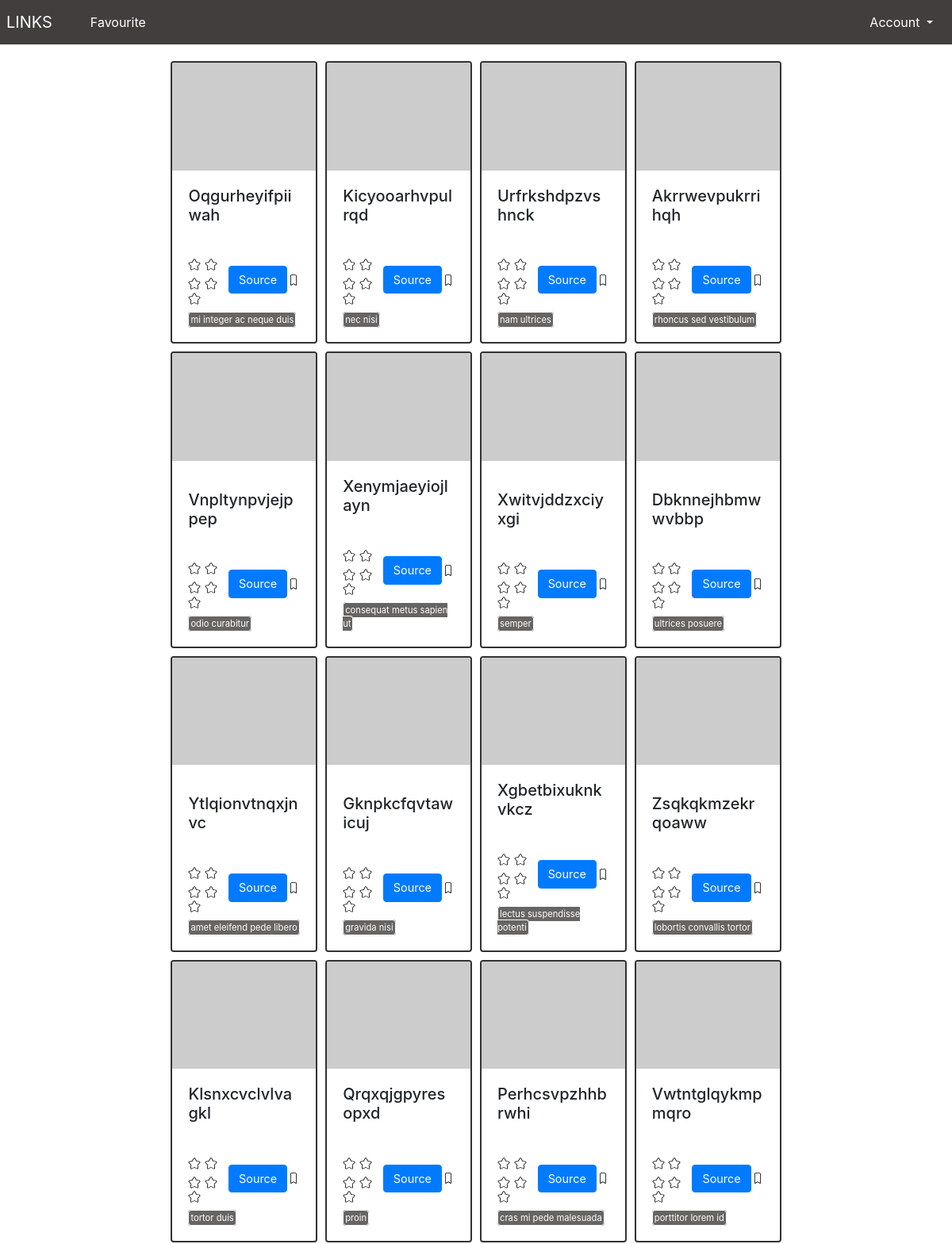
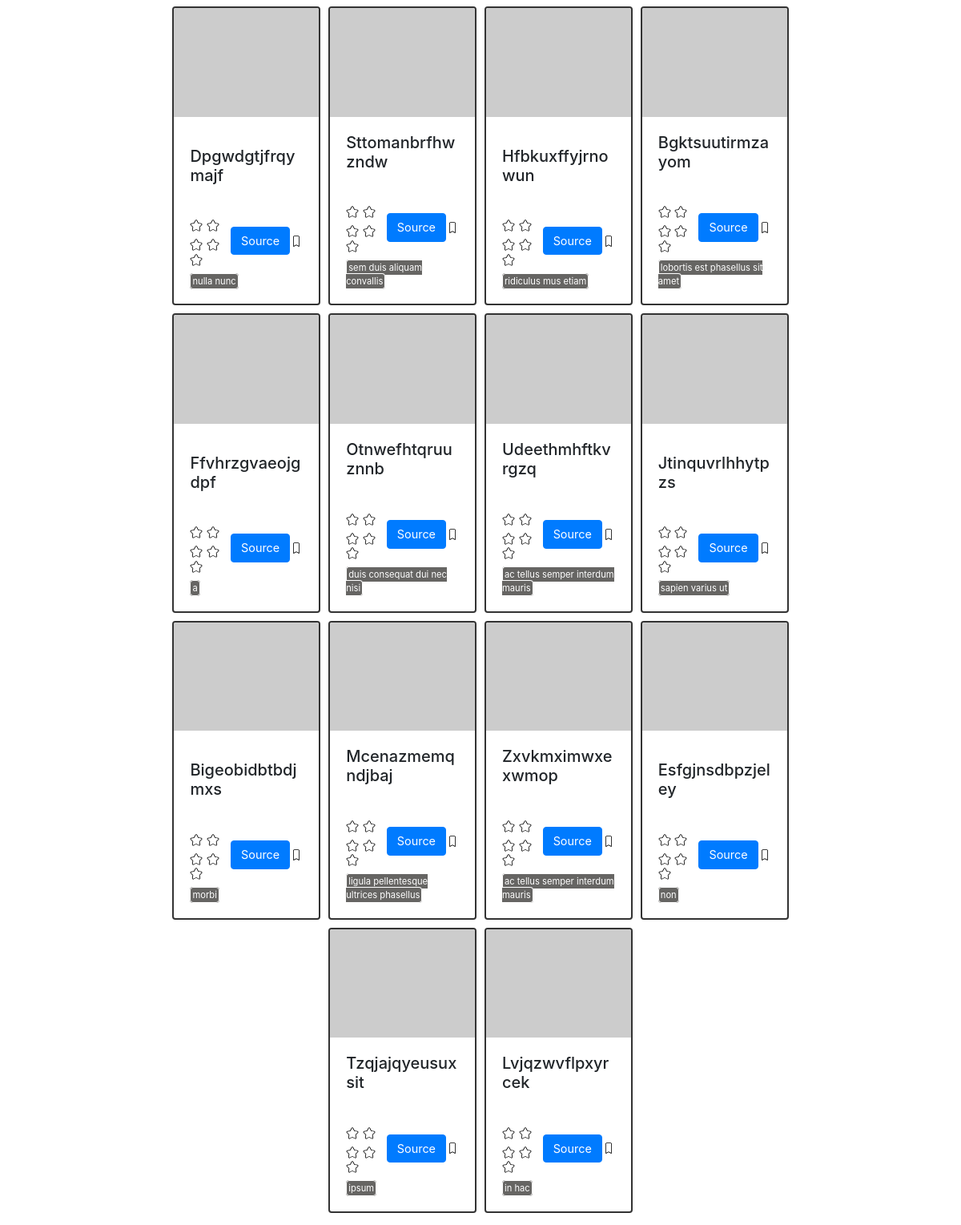
The page / on the database its author committed (2 pictures, top to bottom).
### models.py (models this page shows, shortened)
class Abstract(Base):
    __abstract__ = True
    id = Column(Integer, primary_key=True)
    created_on = Column(DateTime, default=datetime.datetime.now())

class Post(Abstract, Base):
    __tablename__ = 'posts'
    user_id = Column(Integer, ForeignKey('users.id'), nullable=False)
    title = Column(String(60), unique=True, nullable=False)
    content = Column(String(240), nullable=False)
    url = Column(Text, unique=True, nullable=False)
    rating = Column(Integer, default=0)
    tags = Column(Text, nullable=False)
    author = relationship('User')
    liked_by = relationship(
        'User',
        secondary=association_table,
        back_populates='favorite_posts'
        )

### app.py (the view)
@app.route('/')
def index():
    role = 'author'
    posts = get_posts()
    return render_template('index.html', role=role, posts=posts)

### models.py (called while the page is built)
def get_posts():
    engine = create_engine('sqlite:///app.sqlite', echo=True)
    session = Session(bind=engine)
    posts = session.query(Post).all()
    session.close()
    return posts

### templates/index.html (shortened to what this page needs)
<head>
    <link rel="stylesheet" href="https://stackpath.bootstrapcdn.com/bootstrap/4.4.1/css/bootstrap.min.css"
>
    <link rel="stylesheet" href={{ url_for('static', filename='index.css') }}>
</head>
<body>
    <div id="navbar" class="d-flex bd-highlight mb-3">
        <div class="p-2 bd-highlight">
            <a class="navbar-brand" href="#">LINKS</a>
        </div>
        <div class="p-2 bd-highlight">
            <a class="nav-link" href="#">Favourite</a>
        </div>
        <div class="ml-auto p-2 bd-highlight">
            {% if role == 'author' %}
            <div class="nav-item dropdown">
                <a class="nav-link dropdown-toggle" href="#" id="navbarDropdownMenuLink" role="button"
                    data-toggle="dropdown" aria-haspopup="true" aria-expanded="false">
                    Account
                </a>
            </div>
            {% else %}
            <div class="bd-highlight">
                <a class="nav-link" href="#">Sign Up</a>
            </div>
            {% endif %}
        </div>
    </div>
    <div class="row">
        {% for post in posts %}
        <div class="card" style="width: 22%;" onclick=openModal()>
            <img src="https://picsum.photos/800/600" class="card-img-top" alt="...">
            <div class="card-body">
                <h5 class="card-title">{{ post.title }}</h5>
                <div class="bottom-ui">
                    <a>
                    </a>
                    <a href={{ post.url }} class="btn btn-primary">Source</a>
                    <a>
                    </a>
                </div>
                <div class="tags">
                    <span class="tech-tag">{{ post.tags }}</span>
                </div>
            </div>
        </div>
        {% endfor %}
    </div>
</body>

### static/index.css (style rules this page uses)
#navbar { background-color: rgb(66, 62, 62); }
a { color: white; cursor: pointer; }
.card { border: 2px solid #333333; margin: 5px; }
.row { display: flex; justify-content: center; width: 70%; margin: 10px 15%; }
.card-body { display: flex; flex-direction: column; justify-content: flex-end; }
.bottom-ui { display: flex; justify-content: space-between; margin-top: 10px; margin-bottom: 10px; align-items: center; }
.tags span { border: 1px solid; border-radius: 4px; padding: 2px; font-size: 0.7rem; cursor: default; }
.tags span.tech-tag { background-color: rgb(102, 101, 99); color: white; }
a.btn { font-size: 0.9rem; }

### rows shown on the page
Post: title "Oqgurheyifpiiwah", tags "mi integer ac neque duis"
Post: title "Kicyooarhvpulrqd", tags "nec nisi"
Post: title "Urfrkshdpzvshnck", tags "nam ultrices"
Post: title "Akrrwevpukrrihqh", tags "rhoncus sed vestibulum"
Post: title "Vnpltynpvjejppep", tags "odio curabitur"
Post: title "Xenymjaeyiojlayn", tags "consequat metus sapien ut"
Post: title "Xwitvjddzxciyxgi", tags "semper"
Post: title "Dbknnejhbmwwvbbp", tags "ultrices posuere"
Post: title "Ytlqionvtnqxjnvc", tags "amet eleifend pede libero"
Post: title "Gknpkcfqvtawicuj", tags "gravida nisi"
Post: title "Xgbetbixuknkvkcz", tags "lectus suspendisse potenti"
Post: title "Zsqkqkmzekrqoaww", tags "lobortis convallis tortor"
Post: title "Klsnxcvclvlvagkl", tags "tortor duis"
Post: title "Qrqxqjgpyresopxd", tags "proin"
Post: title "Perhcsvpzhhbrwhi", tags "cras mi pede malesuada"
Post: title "Vwtntglqykmpmqro", tags "porttitor lorem id"
Post: title "Dpgwdgtjfrqymajf", tags "nulla nunc"
Post: title "Sttomanbrfhwzndw", tags "sem duis aliquam convallis"
Post: title "Hfbkuxffyjrnowun", tags "ridiculus mus etiam"
Post: title "Bgktsuutirmzayom", tags "lobortis est phasellus sit amet"
Post: title "Ffvhrzgvaeojgdpf", tags "a"
Post: title "Otnwefhtqruuznnb", tags "duis consequat dui nec nisi"
Post: title "Udeethmhftkvrgzq", tags "ac tellus semper interdum mauris"
Post: title "Jtinquvrlhhytpzs", tags "sapien varius ut"
Post: title "Bigeobidbtbdjmxs", tags "morbi"
Post: title "Mcenazmemqndjbaj", tags "ligula pellentesque ultrices phasellus"
Post: title "Zxvkmximwxexwmop", tags "ac tellus semper interdum mauris"
Post: title "Esfgjnsdbpzjeley", tags "non"
Post: title "Tzqjajqyeusuxsit", tags "ipsum"
Post: title "Lvjqzwvflpxyrcek", tags "in hac"
